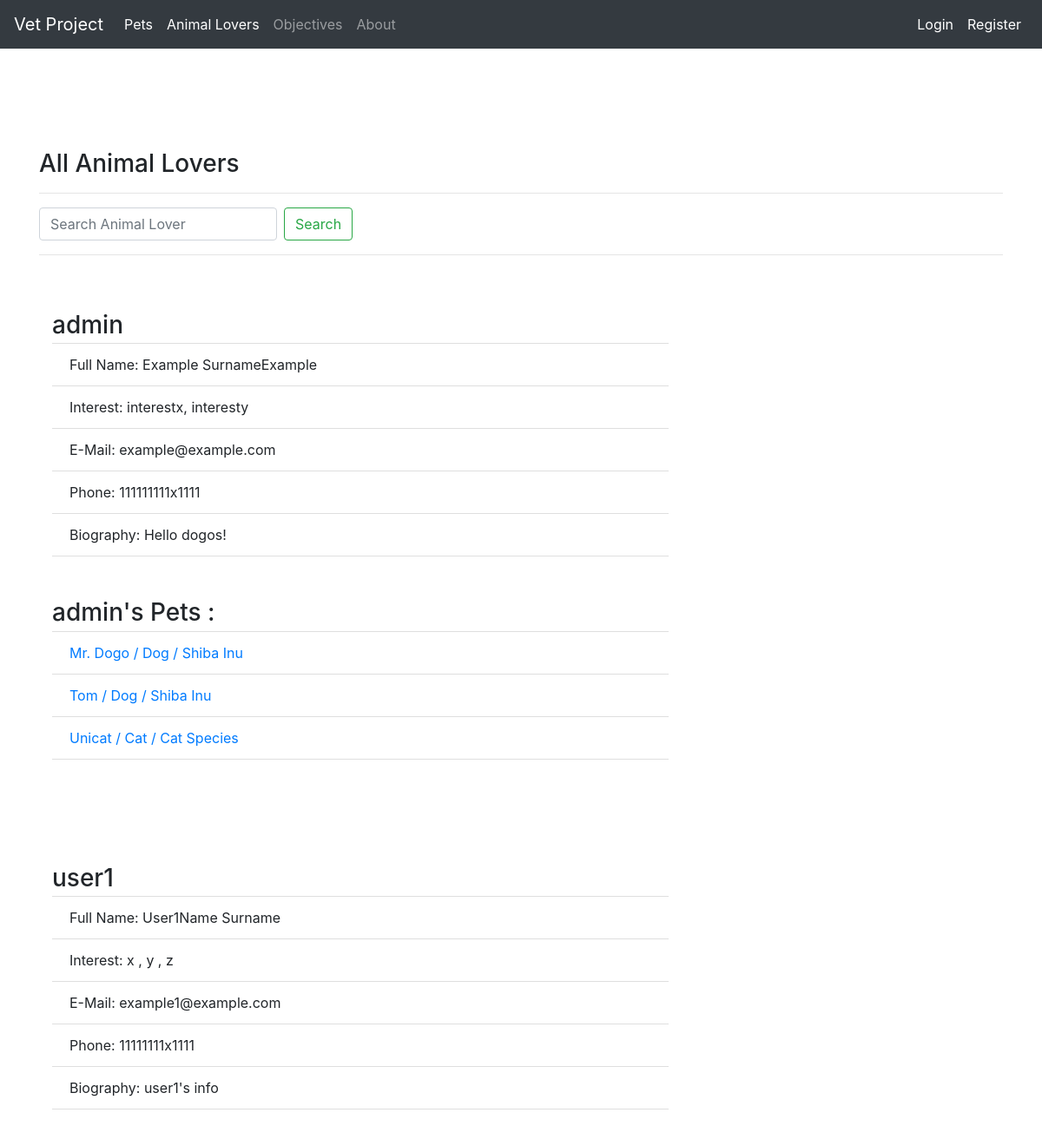
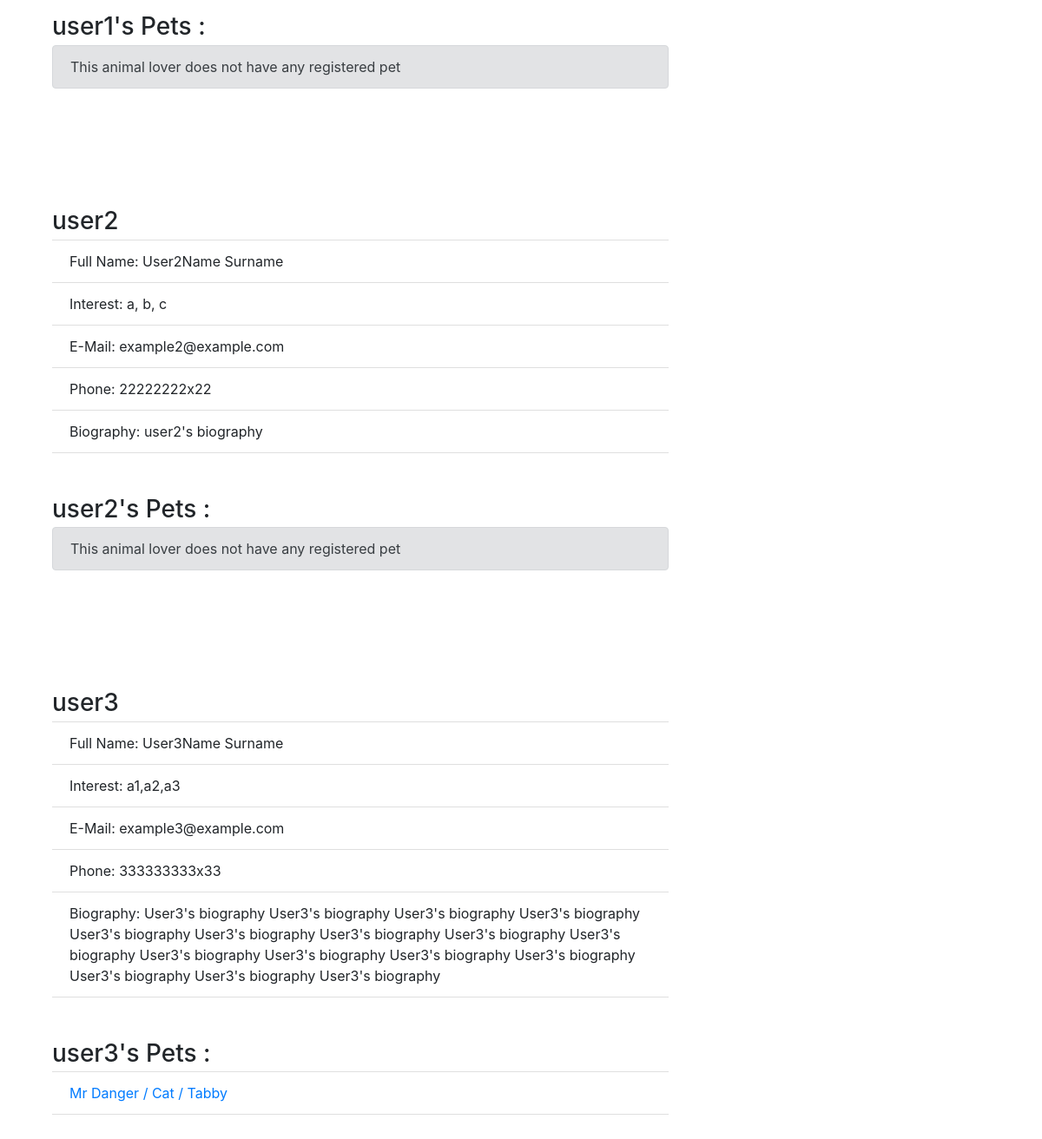
The page /user/users/ on the database its author committed (2 pictures, top to bottom).
### contact/models.py (models this page shows, shortened)
class Contact(models.Model):
    author = models.ForeignKey("auth.User",on_delete=models.CASCADE,verbose_name="Animal Lover")
    fullname = models.CharField(blank=True,max_length=50,verbose_name="Full Name")
    interest = models.CharField(blank=True,max_length=50,verbose_name="Interests")
    email = models.EmailField(blank=True,max_length=30,verbose_name="E-Mail")
    phone = PhoneField(blank=True,verbose_name="Phone Number")
    bio = models.TextField(blank=True,verbose_name="Biography")

### pets/models.py (models this page shows, shortened)
class Pet(models.Model):
    author = models.ForeignKey("auth.User",on_delete=models.CASCADE,verbose_name="Animal Lover")
    petName = models.CharField(max_length=50,verbose_name="Pet Name")
    petType = models.CharField(max_length=50,verbose_name="Pet Type")
    petSpecies = models.CharField(max_length=50,verbose_name="Pet Species")
    petAge = models.CharField(max_length=50,verbose_name="Pet Age")
    content = models.TextField(verbose_name="Detail")
    createdDate = models.DateTimeField(auto_now_add=True,verbose_name="Created Date")
    petImage = models.FileField(blank = True,null=True,verbose_name="Add pet's image..")

### user/views.py (the view, shortened to what this page needs)
# urls.py: path('users/', views.allUsers, name="allusers"),
def allUsers(request):
    contacts = Contact.objects.all()
    pets = Pet.objects.all()
    noPetUsers: list = []
    for contact in contacts:
        isThere = False
        for pet in pets:
            if contact.author == pet.author:
                isThere = True
        if isThere == False:
            noPetUsers.append(contact.author)
    keyword = request.GET.get("keyword")
    context = {
        "contacts":contacts,
        "pets":pets,
        "noPetUsers":noPetUsers,
        }
    return render(request,"users.html",context=context)

### templates/users.html (shortened to what this page needs)
{% extends "layout.html" %}
{% block body %}
<div class="row">
    <div class="container mt-3">
        <h3>All Animal Lovers</h3>
        <hr>
            <form class="form-inline my-2 my-lg-0">
                <input class="form-control mr-sm-2" type="text" name="keyword" placeholder="Search Animal Lover" aria-label="Search">
                <button class="btn btn-outline-success my-2 my-sm-0" type="submit">Search</button>
            </form>
        <hr>
    </div>
</div>
{% if contacts %}
    {% for contact in contacts %}
        <div class="container mt-5">
            <div class="row">
                <div class="col-lg-8">
                    <article>
                        <header class="mb-4">
                            <h3 class="fw-bolder mb-1">{{contact.author}}</h3>
                            <ul class="list-group list-group-flush">
                                <li class="list-group-item">Full Name: {{contact.fullname}}</li>
                                <li class="list-group-item">Interest: {{contact.interest}}</li>
                                <li class="list-group-item">E-Mail: {{contact.email}}</li>
                                <li class="list-group-item">Phone: {{contact.phone}}</li>
                                <li class="list-group-item">Biography: {{contact.bio}}</li>
                            </ul>
                            <br><br>
                            <h3 class="fw-bolder mb-1">{{contact.author}}'s Pets :</h3>
                            <ul class="list-group list-group-flush">
                                {% for pet in pets %}
                                    {% if pet.author == contact.author %}
                                        <li class="list-group-item"><a href="/pets/pet/{{pet.id}}">{{pet.petName}} / {{pet.petType}} / {{pet.petSpecies}}</a></li>
                                    {% endif %}
                                {% endfor %}
                            {% for noPetUser in noPetUsers %}
                                {% if contact.author == noPetUser %}
                                    <div class="alert alert-secondary">This animal lover does not have any registered pet</div>
                                {% endif %}
                            {% endfor %}
                            </ul>
                            <br><br>
                        </header>
                    </article>
                </div>
            </div>
        </div>
    {% endfor %}
{% else %}
<div class="alert alert-secondary">User not found..</div>
{% endif %}
<br><br><br>
{% endblock body %}

### rows shown on the page
Contact: author "admin", fullname "Example SurnameExample", interest "interestx, interesty", email "example@example.com", phone "111111111x1111", bio "Hello dogos!"
Pet: petName "Mr. Dogo", petType "Dog", petSpecies "Shiba Inu"
Pet: petName "Tom", petType "Dog", petSpecies "Shiba Inu"
Pet: petName "Unicat", petType "Cat", petSpecies "Cat Species"
Contact: author "user1", fullname "User1Name Surname", interest "x , y , z", email "example1@example.com", phone "11111111x1111", bio "user1's info"
Contact: author "user2", fullname "User2Name Surname", interest "a, b, c", email "example2@example.com", phone "22222222x22", bio "user2's biography"
Contact: author "user3", fullname "User3Name Surname", interest "a1,a2,a3", email "example3@example.com", phone "333333333x33", bio "User3's biography User3's biography User3's biography User3's biography User3's biography User3's biography User3's biography User3's biography User3's biography User3's biography User3's biography User3's biography User3's biography User3's biography User3's biography User3's biography"
Pet: petName "Mr Danger", petType "Cat", petSpecies "Tabby"
